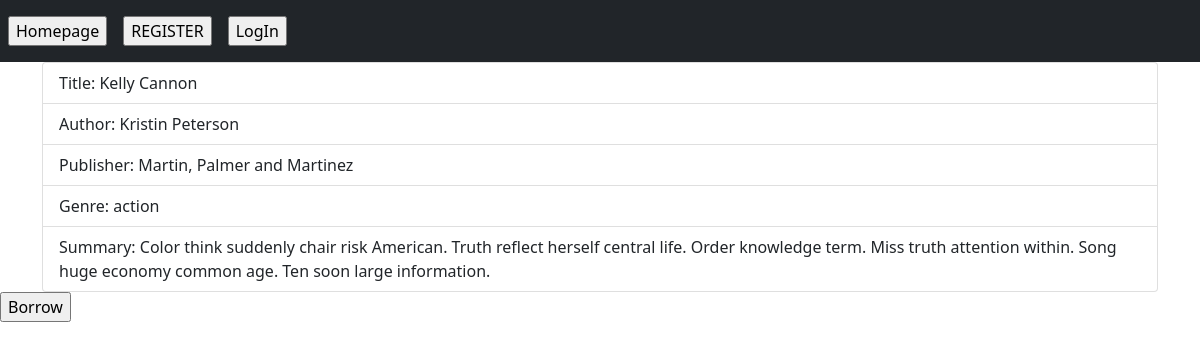
/book/Kelly Cannon, run on the app's committed database.
### secondapp/models.py (models this page shows, shortened)
class Book(models.Model):
    title=models.CharField(max_length=264)
    author=models.CharField(max_length=264)
    publisher=models.CharField(max_length=264)
    genre=models.CharField(max_length=264)
    summary=models.CharField(max_length=3000)

### secondapp/views.py (the view)
# urls.py: path('book/<str:booktitle>',views.book,name='book'),
def book(request,booktitle):
    book=models.Book.objects.get(title=booktitle)
    dict1={
        'title':book.title,
        'author':book.author,
        'publisher':book.publisher,
        'genre':book.genre,
        'summary':book.summary,
    }
    return render(request,'secondapp/book.html',dict1)

### Templates/secondapp/book.html (shortened to what this page needs)
<!DOCTYPE html>
<html lang="en">
<head>
<link href="https://cdn.jsdelivr.net/npm/bootstrap@5.0.0-beta3/dist/css/bootstrap.min.css" rel="stylesheet">
</head>
<body>
<nav class="navbar navbar-expand-lg navbar-dark bg-dark">
    <ul class="navbar-nav me-auto mb-2 mb-lg-0">
        <li class="nav-item">
            <a class="nav-link active" aria-current="page" href="{% url 'secondapp:index' %}"><input type="submit" value="Homepage"></a>
        </li>
        <li class="nav-item">
          <a class="nav-link active" aria-current="page" href="{% url 'secondapp:registrationform'%}">
<input type="submit" value="REGISTER">
</a>
        </li>
        <li class="nav-item">
          <a class="nav-link active" aria-current="page" href="{% url 'secondapp:login'%}">
<input type="submit" value="LogIn">
</a>
        </li>
      </ul>
</nav>
<div class="container">
 <div class="Jumbotron">
     <ul class="list-group">
  <li class="list-group-item">Title: {{ title }}</li>
  <li class="list-group-item">Author: {{ author }}</li>
  <li class="list-group-item">Publisher: {{ publisher }}</li>
  <li class="list-group-item">Genre: {{ genre }}</li>
  <li class="list-group-item">Summary: {{ summary }}</li>
</ul>
 </div>
</div>
 <a href="{% url 'secondapp:Borrow' %}">
     <input type="submit" value="Borrow">
 </a>
</body>
</html>

### data on the page
Book: title "Kelly Cannon", author "Kristin Peterson", publisher "Martin, Palmer and Martinez", genre "action", summary "Color think suddenly chair risk American. Truth reflect herself central life. Order knowledge term. Miss truth attention within. Song huge economy common age. Ten soon large information."
